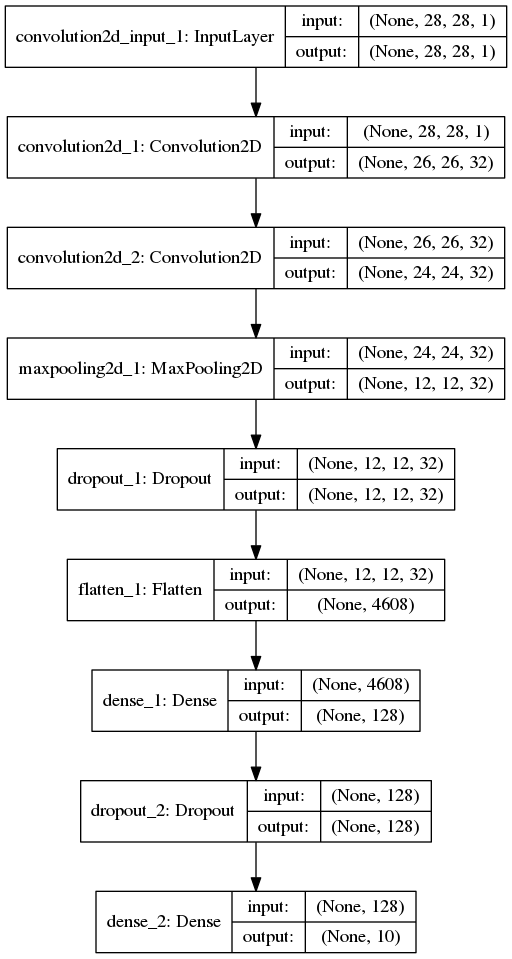

Write Python code to recreate this figure.
#
# Created on Mar 12, 2017
#
# @author: dpascualhe
#
# It trains and tests a convolutional neural network with an augmented
# MNIST dataset.
#

import os
import sys
from timeit import default_timer as timer

import numpy as np
from keras.layers import Convolution2D, MaxPooling2D
from keras.layers import Dense, Dropout, Flatten
from keras.models import Sequential, load_model
from keras.utils import visualize_util

from DataManager.netdata import NetData
from CustomMetrics.learningcurve import LearningCurve
from CustomMetrics.custommetrics import CustomMetrics

start_full = timer()

# Seed for the computer pseudorandom number generator.
np.random.seed(123)

if __name__ == "__main__":  
    nb_epoch = 12
    batch_size = 128
    nb_classes = 10
        
    im_rows, im_cols = 28, 28
    nb_filters = 32
    kernel_size = (3, 3)
    pool_size = (2, 2)

    verbose = 0
    training = 0
    while training != "y" and verbose != "n":
        training = input("Do you want to train the model?(y/n)")
    while verbose != "y" and verbose != "n":
        verbose = input("Do you want the program to be specially "
                        + "verbose?(y/n)")
    print("\n\n")

    data = NetData(im_rows, im_cols, nb_classes)
    
    if training == "y":
        dropout = 0
        while dropout != "y" and dropout != "n":
            dropout = input("Dropout?(y/n)")
        train_ds = input("Train dataset path: ")
        while not os.path.isfile(train_ds):
            train_ds = input("Enter a valid path: ")
        val_ds = input("Validation dataset path: ")
        while not os.path.isfile(val_ds):
            val_ds = input("Enter a valid path: ")
            
    test_ds = input("Test dataset path: ")
    while not os.path.isfile(test_ds):
        test_ds = input("Enter a valid path: ")
        
    if training == "y":    
        # We load and reshape data in a way that it can work as input of
        # our model.
        start_data = timer()
        (X_train, Y_train) = data.load(train_ds)
        (x_train, y_train), input_shape = data.adapt(X_train, Y_train, verbose)
        gen = data.augmentation(x_train, y_train, batch_size, "full", verbose)

        
        (X_val, Y_val) = data.load(val_ds)
        (x_val, y_val), input_shape = data.adapt(X_val, Y_val, verbose)
        end_data = timer()
        
        # We add layers to our model.
        start_train = timer()
        model = Sequential()
        model.add(Convolution2D(nb_filters, kernel_size[0], kernel_size[1],
                                border_mode="valid", activation="relu",
                                input_shape=input_shape))
        model.add(Convolution2D(nb_filters, kernel_size[0], kernel_size[1],
                                activation="relu"))
        model.add(MaxPooling2D(pool_size=pool_size))
        if dropout == "y":
            model.add(Dropout(0.25))
        model.add(Flatten())
        model.add(Dense(128, activation="relu"))
        if dropout == "y":
            model.add(Dropout(0.5))
        model.add(Dense(nb_classes, activation="softmax"))
          
        model.compile(loss="categorical_crossentropy", optimizer="adadelta",
                      metrics=["accuracy"])
            
        # We train the model and save data to plot a learning curve.
        learning_curve = LearningCurve()
        validation = model.fit(x_train, y_train, batch_size=batch_size, 
                               nb_epoch=nb_epoch, callbacks=[learning_curve],
                               validation_data=(x_val, y_val))
            
        model.save("net.h5")
        visualize_util.plot(model, "net.png", show_shapes=True)
        end_train = timer()
    
    if training == "n":
        net = input("Net path: ")
        while not os.path.isfile(net):
            net = input("Enter a valid path: ")
        model = load_model(net)

    (X_test, Y_test) = data.load(test_ds)
    (x_test, y_test), input_shape = data.adapt(X_test, Y_test, verbose)
    
    # We test the model.
    start_test = timer()
    score = model.evaluate(x_test, y_test, batch_size=batch_size)
    print("Test loss:", score[0])
    print("Test accuracy:", score[1])
    end_test = timer()
    
    # We log the results.
    Y_pred = model.predict(x_test, batch_size=batch_size, verbose=0)
    y_pred = np.argmax(Y_pred, axis=1)
    if training == "n":
        metrics = CustomMetrics(model, Y_test, y_pred, batch_size)
    else:
        metrics = CustomMetrics(model, Y_test, y_pred, batch_size,
                                learning_curve, validation, training)
    
    metrics_dict = metrics.dictionary()
    metrics.log(metrics_dict)
    end_full = timer()
    
    print("Full time: " + str(end_full-start_full))
    print("Data time: " + str(end_data-start_data))
    print("Train time: " + str(end_train-start_train))
    print("Test time: " + str(end_test-start_test))
    
